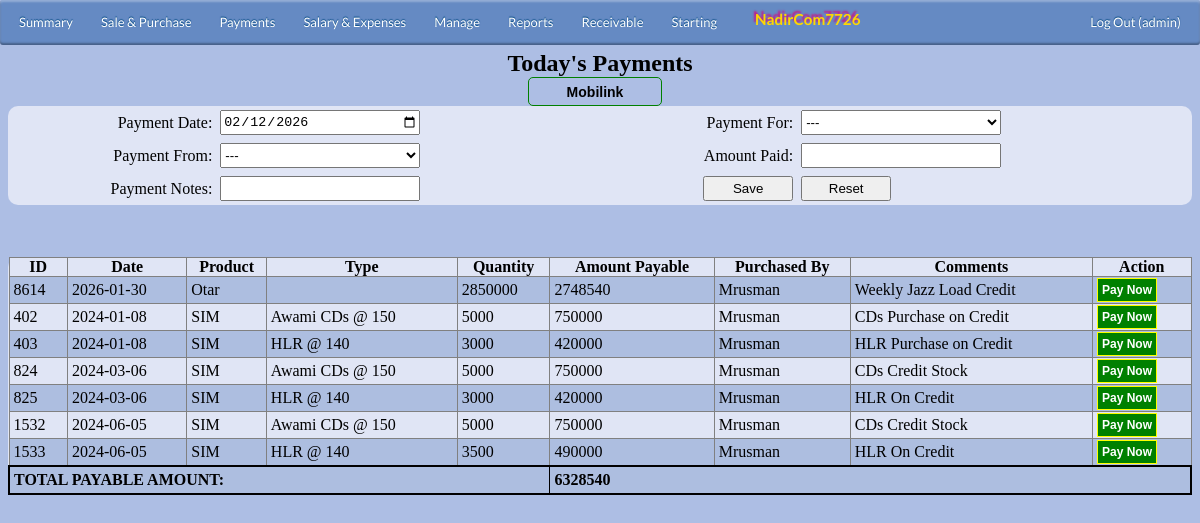
Page /admin/companypayment.php (signed in) on the committed database.
### tables this page shows
CREATE TABLE `config` (
  `id` int(11) NOT NULL,
  `name` varchar(50) DEFAULT NULL,
  `customName` varchar(100) DEFAULT NULL
);

CREATE TABLE `company` (
  `ID` int(11) NOT NULL,
  `Name` varchar(30) DEFAULT NULL,
  `Type` varchar(30) DEFAULT NULL,
  `Comments` varchar(50) NOT NULL
);

CREATE TABLE `tbl_product_stock` (
  `sID` int(11) NOT NULL,
  `sDate` date DEFAULT NULL,
  `pName` varchar(30) DEFAULT NULL,
  `pSubType` varchar(30) DEFAULT NULL,
  `trType` varchar(20) DEFAULT NULL,
  `customer` varchar(30) DEFAULT NULL,
  `qty` int(11) DEFAULT NULL,
  `rate` float DEFAULT NULL,
  `sComments` varchar(100) DEFAULT NULL,
  `User` varchar(20) DEFAULT NULL,
  `purchaseType` varchar(20) DEFAULT NULL,
  `pPr` float DEFAULT NULL
);

### admin/includes/globalvar.php (called while the page is built, shortened)
<?php
include_once('dbcon.php');
$qry = mysqli_query($con,"SELECT customName FROM config WHERE name='company';") or die(mysqli_error());
$Data=mysqli_fetch_assoc($qry);
$parentCompany=$Data['customName'];
$qry = mysqli_query($con,"SELECT customName FROM config WHERE name='organization';") or die(mysqli_error());
$Data=mysqli_fetch_assoc($qry);
$childOrganization=$Data['customName'];
?>

### admin/includes/variables.php (called while the page is built, shortened)
<?php
include_once('dbcon.php');
include_once('globalvar.php');
		$currentActiveUser=$_SESSION['login_user'];
		$qry2 = mysqli_query($con,"SELECT * FROM rates WHERE pName='Otar' ORDER BY rtID DESC LIMIT 1")or die(mysqli_query());
		$Data2=mysqli_fetch_array($qry2);
		$marginReceived=$Data2['purchasePrice'];
?>

### admin/includes/receiptformula.php (called while the page is built, shortened)
<?php
include_once('variables.php');
include_once('globalvar.php');
?>

### admin/companypayment.php (the view, shortened to what this page needs)
<?php
$Employee = $_GET['name'];
include_once('includes/receiptformula.php');
include_once('includes/globalvar.php');
?>
<head>
			<?php
			include_once('includes/navbar.php');
			?>
			</head>
	<div class="container" align="center">
							<center>
								<caption> <h2>Today's Payments</h2></caption>
							</center>
				<div style="border: solid black 0px;" align="center" class="doBar">
					<?php
						$doQ=mysqli_query($con,"SELECT Name from company WHERE Name='$parentCompany' OR Name='Waseela' ");
						while($data=mysqli_fetch_array($doQ))
							{
								$name=$data['Name'];
								if($name== $Employee)
									$nm='doLinkSelected';
								else
									$nm='doLink';
								?>
								<a href="companypayment.php?name=<?php echo $name;?>" id="<?php echo $nm;?>" class="button">
								<?php
								echo $data['Name']."</a>";
							}
					?>
				</div>
							<div  style="border: solid black 0px; ">
											<form id="AddReceiptForm" name="AddReceiptForm" action="" method="POST">
													<table cellpadding="0" cellspacing="0" border="0" class="table" id="Headtable" >
																<tr>
																	<td style="text-align: right;"> Payment Date:</td>
																	<td style="text-align: left;">
																			<?php
																				$strDate= date('Y-m-d');
																				echo "<input type=\"date\" value= \"$strDate\"  name=\"txtDate\" id=\"tBox\">";
																			?>
																	</td>
																	<td style="text-align: right;"> Payment For:  </td>
																	<td style="text-align: left;" >
																			<select name="pfSelect" id="sBox"/ autofocus>
																				<option >---</option>
																			</select>
																	</td>
																</tr>
																<tr>
																	<td style="text-align: right;"> Payment From:  </td>
																	<td style="text-align: left;" >
																			<select name="modeSelect" id="sBox"/>
																				<option >---</option>
																	</td>
																	<td style="text-align: right;" >Amount Paid:
																	</td>
																	<td style="text-align: left;" >
																		 <input type="text" name="txtAmntPaid" value="<?php    ?>" id="iBox"/>
																	</td>
																</tr>
																<tr>
																	<td style="text-align: right;" >Payment Notes:
																	</td>
																	<td style="text-align: left;" >
																		<input type="text" name="txtNotes" id="iBox"/>
																	</td>
																	<td style="text-align: right;" >
										 								<input type="submit"  value="Save" name="SaveCompanyPayment" id="Btn" onclick="checkInput()">
																	</td>
																	<td style="text-align: left;" >
																		<input type="submit" value="Reset" name="ResetPayment" id="Btn">
																	</td>
																</tr>
													</table>
											</form>
							</div>
			<br />
			<br />
				<div>
							<table cellpadding="0" cellspacing="0" border="1" class="table table-bordered table-condensed" id="dbResult">
								<thead>
									<tr>
										<th>ID</th>
										<th>Date</th>
										<th>Product</th>
										<th>Type</th>
										<th>Quantity</th>
										<th>Amount Payable</th>
										<th>Purchased By</th>
										<th>Comments</th>
										<th>Action</th>
									</tr>
								</thead>
											<tbody>
													<?php
													$sum=0;
														$sql3 = mysqli_query($con,"SELECT * FROM tbl_mobile_load where loadStatus='Received' AND purchaseType='Credit' ")or die(mysqli_query());
														WHILE($Data3=mysqli_fetch_array($sql3))
															{
																$ID3=$Data3['loadID'];
																$proName3="Otar";
																$amounts=$Data3['loadAmnt'];
																if($parentCompany=='Mobilink')
																	$amount3=$amounts-($amounts*($marginReceived));
																else
																	$amount3=$amounts;
																echo "<tr>";
																echo "<td>".$ID3."</td>";
																echo "<td>".$Data3['loadDate']."</td>";
																echo "<td> ".$proName3." </td>";
																echo "<td></td>";
																echo "<td>".$amounts."</td>";
																echo "<td>".$amount3."</td>";
																echo "<td>".$Data3['User']."</td>";
																echo "<td>".$Data3['loadComments']."</td>";
																echo "<td><a onClick=\"javascript: return confirm('Please confirm Payment');\" href='edit/paytocompany.php?ID=".$ID3."&For=".$proName3."&Amnt=".$amount3."' id=\"LinkBtnEdit\">Pay Now</a></td></tr>";
																$sum=$sum+$amount3;
															}
														$sql4 = mysqli_query($con,"SELECT * FROM tbl_product_stock where pName='SIM' AND trType='Received' AND purchaseType='Credit' ")or die(mysqli_query());
														WHILE($Data4=mysqli_fetch_array($sql4))
															{
																$ID4=$Data4['sID'];
																$proName4="SIM";
																$amount4=($Data4['qty'])*($Data4['rate']);
																echo "<tr>";
																echo "<td>".$ID4."</td>";
																echo "<td>".$Data4['sDate']."</td>";
																echo "<td> ".$proName4." </td>";
																echo "<td>".$Data4['pSubType']."</td>";
																echo "<td>".$Data4['qty']."</td>";
																echo "<td>".$amount4."</td>";
																echo "<td>".$Data4['User']."</td>";
																echo "<td>".$Data4['sComments']."</td>";
																echo "<td><a onClick=\"javascript: return confirm('Please confirm Payment');\" href='edit/paytocompany.php?ID=".$ID4."&For=".$proName4."&Amnt=".$amount4."' id=\"LinkBtnEdit\">Pay Now</a></td></tr>";
																$sum=$sum+$amount4;
															}
													?>
											</tbody>
											<tfoot >
								<tr style="border: solid black 2px;"  >
								<td colspan="5" > <b> TOTAL PAYABLE AMOUNT:</b></td>
								<td colspan="4" > <b><?php echo $sum; ?></b></td>
								</tr>
								</tfoot>
							</table>
				</div>
	</div>
</html>

### admin/includes/navbar.php (shortened to what this page needs)
<div id='cssmenu'>
	<ul>
		<li><a href='summary.php'><span>Summary</span></a>
		</li>
		<li><a href='#'><span>Sale & Purchase</span></a>
		</li>
		<li class='active has-sub'><a href='#'><span>Payments</span></a>
		</li>
		<li><a href='#'><span>Salary & Expenses</span></a>
		</li>
		<li class='active has-sub'><a href='#'><span>Manage</span></a>
		</li>
		<li class='active has-sub'><a href='#'><span>Reports</span></a>
		</li>
		<li class='active has-sub'><a href='#'><span>Receivable</span></a>
		</li>
		<li class='active has-sub'><a href='#'><span>Starting</span></a>
		</li>
		<li style="float:left">
			<h3> <?php echo $childOrganization?></h3>
		</li>
		<li style="float:right"><a href="../logout.php"> Log Out (<?php echo $currentActiveUser; ?>)</a></li>
	</ul>
</div>

### rows in the picture
config: customName "NadirCom7726"
company: Name "Mobilink"
tbl_product_stock: sID "402", sDate "2024-01-08", proName4 "SIM", pSubType "Awami CDs @ 150", qty "5000", amount4 "750000", User "Mrusman", sComments "CDs Purchase on Credit"
tbl_product_stock: sID "403", sDate "2024-01-08", proName4 "SIM", pSubType "HLR @ 140", qty "3000", amount4 "420000", User "Mrusman", sComments "HLR Purchase on Credit"
tbl_product_stock: sID "824", sDate "2024-03-06", proName4 "SIM", pSubType "Awami CDs @ 150", qty "5000", amount4 "750000", User "Mrusman", sComments "CDs Credit Stock"
tbl_product_stock: sID "825", sDate "2024-03-06", proName4 "SIM", pSubType "HLR @ 140", qty "3000", amount4 "420000", User "Mrusman", sComments "HLR On Credit"
tbl_product_stock: sID "1532", sDate "2024-06-05", proName4 "SIM", pSubType "Awami CDs @ 150", qty "5000", amount4 "750000", User "Mrusman", sComments "CDs Credit Stock"
tbl_product_stock: sID "1533", sDate "2024-06-05", proName4 "SIM", pSubType "HLR @ 140", qty "3500", amount4 "490000", User "Mrusman", sComments "HLR On Credit"

### other values in the picture
$currentActiveUser "admin"
$ID3 "8614"
$Data3['loadDate'] "2026-01-30"
$proName3 "Otar"
$amounts "2850000"
$amount3 "2748540"
$Data3['User'] "Mrusman"
$Data3['loadComments'] "Weekly Jazz Load Credit"
$sum "6328540"
